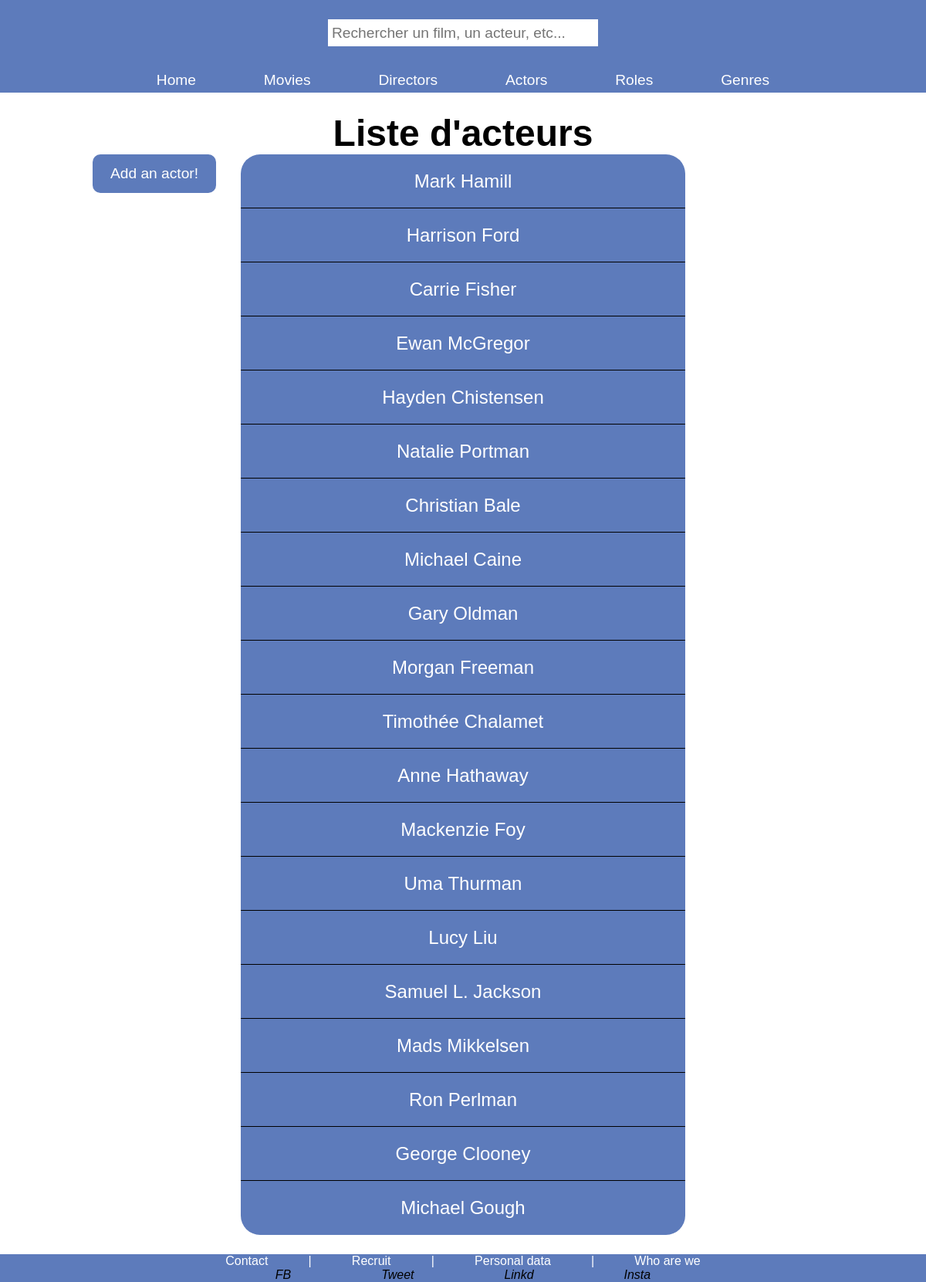
Page /index.php?action=listActors on the committed database.
### tables this page shows
CREATE TABLE IF NOT EXISTS `acteur` (
  `id_acteur` int NOT NULL AUTO_INCREMENT,
  `nom` varchar(255) NOT NULL,
  `prenom` varchar(255) NOT NULL,
  `sexe` varchar(255) NOT NULL,
  `dateDeNaissance` date NOT NULL,
  `dateDeDeces` date DEFAULT NULL,
  PRIMARY KEY (`id_acteur`)
);

### controller/ActorController.php (called while the page is built, shortened)
<?php
require_once "./bdd/DAO.php";
class ActorController {
    public function listActors() {
        $dao = new DAO();
        $sql =
        "SELECT a.id_acteur, CONCAT(a.prenom ,' ', a.nom) AS full_name
        FROM acteur a
        ";
        $acteurs = $dao->executerRequete($sql);
        require "./view/actor/listActors.php";
    }
}
?>

### bdd/DAO.php (called while the page is built, shortened)
<?php
class DAO{
    private $bdd;
    public function __construct(){
        $this->bdd = new \PDO('mysql:host=localhost;dbname=cinema;charset=utf8', 'root', '');
    }
    public function executerRequete($sql, $params = NULL){
        if ($params == NULL){
            $resultat = $this->bdd->query($sql);
        }else{
            $resultat = $this->bdd->prepare($sql);
            $resultat->execute($params);
        }
        return $resultat;
    }
}
?>

### view/actor/listActors.php (the view, shortened to what this page needs)
<h2 class="titrePage">Liste d'acteurs</h2>
<div class="interactAdd">
    <a  href="index.php?action=addActorForm">
        <p>Add an actor!</p>
    </a>
</div>
<div id='listActeurs'>
<?php
while ($acteur = $acteurs->fetch()) {
?>
    <a class="linkEntities" href='index.php?action=detailsActor&id=<?= $acteur["id_acteur"] ?>'>
        <p class="listEntities"><?= $acteur["full_name"] ?></p>
    </a>
<?php
}
?>
</div>
<?php
require "./view/layout.php";
?>

### public/css/style.css (style rules this page uses)
:root { --primary-background-color: rgb(93, 123, 187); --secondary-background-color: rgb(77, 111, 185); --hover-color: rgb(236, 184, 11); }
* { margin: 0; padding: 0; box-sizing: border-box; }
body { font-family:'Lucida Sans', 'Lucida Sans Regular', 'Lucida Grande', 'Lucida Sans Unicode', Geneva, Verdana, sans-serif }
.titrePage { font-size: 3em; text-align: center; }
[id*="list"] { background-color: var(--primary-background-color); margin: 0 20%; text-align: center; }
#listActeurs, #listRealisateurs, #listRoles, #listGenres { display: flex; flex-direction: column; flex-wrap: wrap; border-radius: 25px; }
.linkEntities { height: 70px; color: white; text-decoration: none; display: flex; justify-content: center; align-items: center; }
.linkEntities:not(:last-child) { border-bottom: 1px solid black; }
.listEntities { text-align: center; font-size: 1.5em; }
.interactAdd { width: 160px; height: 50px; position: absolute; background-color: var(--primary-background-color); border-radius: 10px; text-align: center; }
.interactAdd a { width: 100%; height: 100%; color: white; font-size: 1.2em; text-decoration: none; display: flex; justify-content: center; align-items: center; }

### rows in the picture
acteur: full_name "Mark Hamill"
acteur: full_name "Harrison Ford"
acteur: full_name "Carrie Fisher"
acteur: full_name "Ewan McGregor"
acteur: full_name "Hayden Chistensen"
acteur: full_name "Natalie Portman"
acteur: full_name "Christian Bale"
acteur: full_name "Michael Caine"
acteur: full_name "Gary Oldman"
acteur: full_name "Morgan Freeman"
acteur: full_name "Timothée Chalamet"
acteur: full_name "Anne Hathaway"
acteur: full_name "Mackenzie Foy"
acteur: full_name "Uma Thurman"
acteur: full_name "Lucy Liu"
acteur: full_name "Samuel L. Jackson"
acteur: full_name "Mads Mikkelsen"
acteur: full_name "Ron Perlman"
acteur: full_name "George Clooney"
acteur: full_name "Michael Gough"
